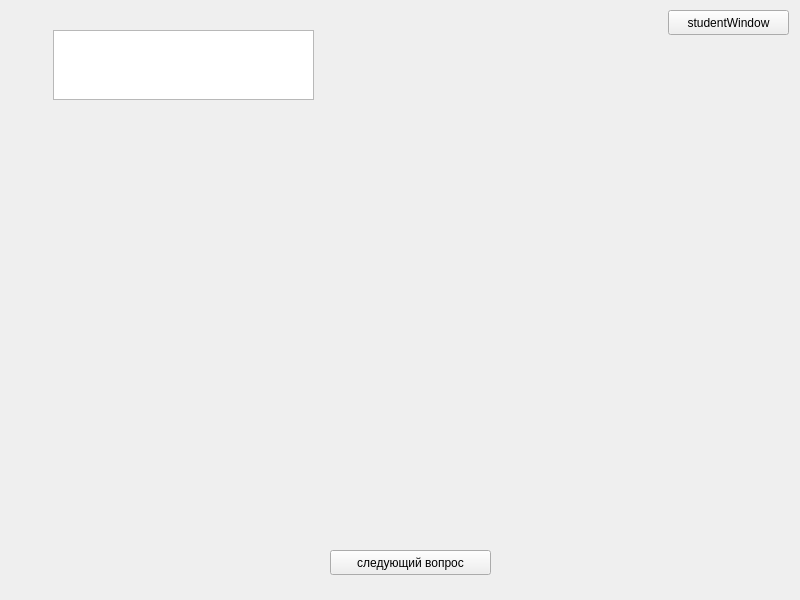
<?xml version="1.0" encoding="UTF-8"?>
<ui version="4.0">
 <class>StudentTesting</class>
 <widget class="QWidget" name="StudentTesting">
  <property name="geometry">
   <rect>
    <x>0</x>
    <y>0</y>
    <width>800</width>
    <height>600</height>
   </rect>
  </property>
  <property name="windowTitle">
   <string>Form</string>
  </property>
  <widget class="QPushButton" name="proverka_batton">
   <property name="geometry">
    <rect>
     <x>668</x>
     <y>10</y>
     <width>121</width>
     <height>25</height>
    </rect>
   </property>
   <property name="text">
    <string>studentWindow</string>
   </property>
  </widget>
  <widget class="QTextEdit" name="questionEdit">
   <property name="geometry">
    <rect>
     <x>53</x>
     <y>30</y>
     <width>261</width>
     <height>70</height>
    </rect>
   </property>
   <property name="readOnly">
    <bool>true</bool>
   </property>
  </widget>
  <widget class="QWidget" name="verticalLayoutWidget">
   <property name="geometry">
    <rect>
     <x>49</x>
     <y>130</y>
     <width>261</width>
     <height>451</height>
    </rect>
   </property>
   <layout class="QVBoxLayout" name="verticalLayout"/>
  </widget>
  <widget class="QPushButton" name="nextQuestionButton">
   <property name="geometry">
    <rect>
     <x>330</x>
     <y>550</y>
     <width>161</width>
     <height>25</height>
    </rect>
   </property>
   <property name="text">
    <string>следующий вопрос</string>
   </property>
  </widget>
 </widget>
 <resources/>
 <connections/>
</ui>
